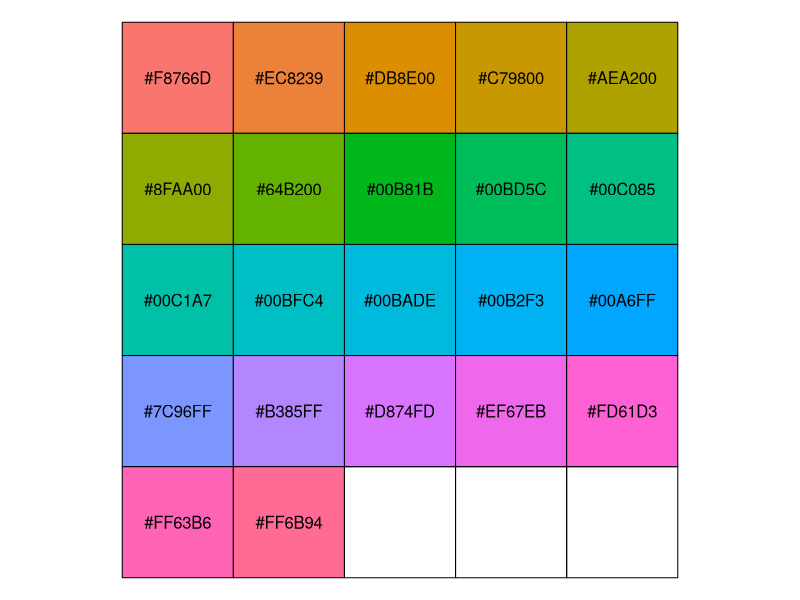
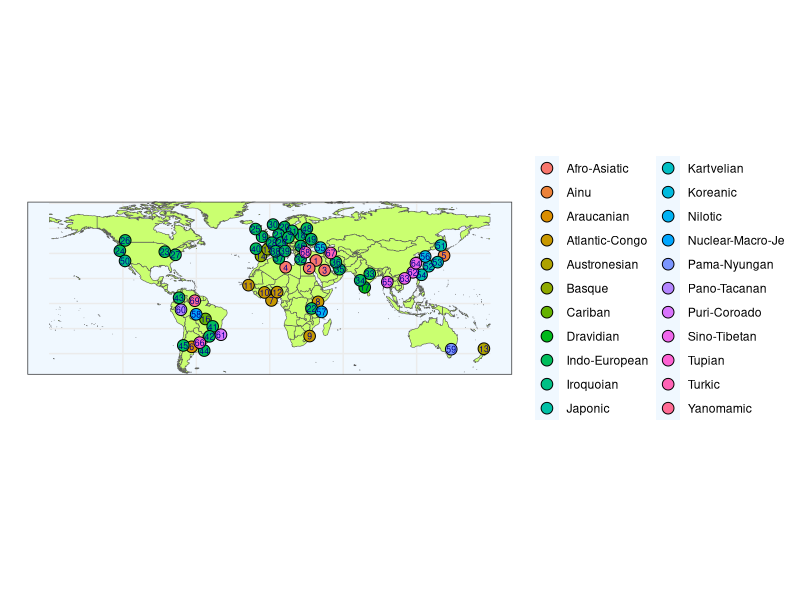

Source code (R) for these figures, in order:
##
library(ggplot2)
library(sf)
library(rnaturalearth)
library(rnaturalearthdata)
library(gridExtra)
library(grid)

##
INTERVAL <- 6

SUBGROUPING <- TRUE

##
collabT <- read.csv('./data/CollaboratorsPlotData.csv')

langlabel <- data.frame(Lang = collabT$ProvidedLanguageName,
                        LangAdditional = collabT$GlottologL1Name,
                        Genus = collabT$WalsGenusName,
                        Family = collabT$LanguageFamily,
                        Longitude = collabT$Longitude,
                        Latitude = collabT$Latitude,
                        Place = collabT$PlaceName,
                        Flag = collabT$Choice,
                        ID = 0)

langlabel <- langlabel[langlabel$Flag == 1, ]

langlabel$Lang[langlabel$Lang == "Hebrew"] <- langlabel$LangAdditional[langlabel$Lang == "Hebrew"]
langlabel$Lang[langlabel$Lang == "Amami dialect"] <- langlabel$LangAdditional[langlabel$Lang == "Amami dialect"]
langlabel$Lang[langlabel$Lang == "Arabic"] <- langlabel$LangAdditional[langlabel$Lang == "Arabic"]
langlabel$Lang[langlabel$Lang == "Persian"] <- langlabel$LangAdditional[langlabel$Lang == "Persian"]
langlabel$Lang[langlabel$Lang == "Farsi"] <- langlabel$LangAdditional[langlabel$Lang == "Farsi"]

if (SUBGROUPING) {
  langlabel$FamilyTmp <- langlabel$Family
  idx <- langlabel$Family == "Indo-European"
  langlabel$Family[idx] <- paste(langlabel$Family[idx], ": ", langlabel$Genus[idx], sep = "")
}

langlabel <- langlabel[order(langlabel$Family, langlabel$Lang, langlabel$Place), ]
langlabel$ID <- 1:nrow(langlabel)

if (SUBGROUPING) {
  tmp <- langlabel$Family
  langlabel$Family <- langlabel$FamilyTmp
  langlabel$FamilyTmp <- tmp
}

dodge <- TRUE
while (dodge) {
  dodge <- FALSE
  
  for (i in 1:nrow(langlabel)) {
    fun_i <- function(x) sqrt(sum((as.numeric(x) - as.numeric(langlabel[i, 5:6]))^2))
    d <- apply(langlabel[, 5:6], MARGIN = 1, FUN = fun_i)
    
    st <- sort(d, decreasing = FALSE, index = TRUE)
    d_st <- st$x
    idx <- st$ix
    
    j <- 2
    if (d_st[j] < INTERVAL) {
      dir <- sign(langlabel$Latitude[i] - langlabel$Latitude[idx[j]])
      if (dir == 0) {
        dir <- 1
      }
      langlabel$Latitude[i] <- langlabel$Latitude[i] + sqrt(INTERVAL + 1)*dir
      
      dir <- sign(langlabel$Longitude[i] - langlabel$Longitude[idx[j]])
      if (dir == 0) {
        dir <- 1
      }
      langlabel$Longitude[i] <- langlabel$Longitude[i] + sqrt(INTERVAL + 1)*dir
      
      dodge <- TRUE
    }
  }
}

print("dodging...OK")

##
theme_set(theme_bw())
world <- ne_countries(scale = "medium", returnclass = "sf")

##
gobj<- ggplot(data = world) +
  geom_sf(fill= "darkolivegreen1") +
  geom_point(data = langlabel, aes(x = Longitude, y = Latitude, fill = Family),
             size = 3.6, shape = 21) +
  geom_text(data = langlabel, aes(x=Longitude, y=Latitude, label=ID),
            size = 2.2, color = "darkblue", check_overlap = FALSE) + 
  xlab("") + ylab("") + ylim(c(-50.5, 75)) + 
  theme(axis.ticks.x = element_blank(), axis.text.x = element_blank(), legend.title = element_blank()) +
  theme(panel.background = element_rect(fill = "aliceblue"))

##
FamilyList <- unique(langlabel$Family)
langtable <- vector(mode = "list", length = length(FamilyList))
for (i in 1:length(FamilyList)) {
  idx <- langlabel$Family == FamilyList[i]
  langtable[[i]] <- tableGrob(cbind(langlabel[idx, 5], langlabel[idx, 1]))
}

##
ggsave(file = "./output/CollabMap.png", plot = gobj, width = 8, height = 7)

##
ggColorHue <- function(n, l=65) {
  hues <- seq(15, 375, length=n+1)
  hcl(h=hues, l=l, c=100)[1:n]
}

cols <- ggColorHue(n = length(unique(langlabel$Family)))
col2rgb(cols)
scales::show_col(cols)
